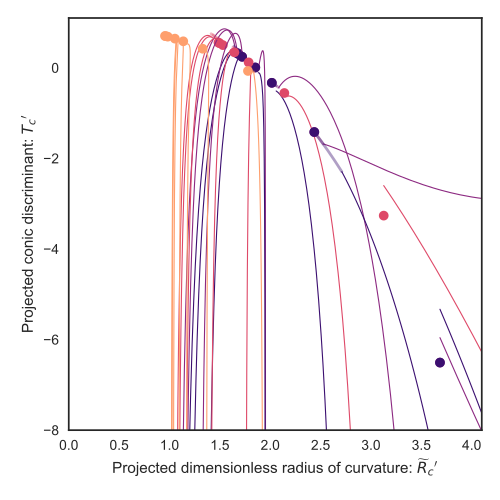

Generate this figure with Python:
import sys
import numpy as np
from matplotlib import pyplot as plt
import matplotlib.ticker
import seaborn as sns
import conic_parameters

plotfile = sys.argv[0].replace('.py', '.pdf')

sns.set_style('white')
fig, ax = plt.subplots(figsize=(5, 5))
fig2, ax2 = plt.subplots(figsize=(5, 5))

inc = np.linspace(0.0, 0.5*np.pi, 500, endpoint=False)
inc_deg = np.degrees(inc)


XI_LIST = [None, 1.0, 0.8, 0.4]
BETA_LIST = [0.3, 0.1, 0.03, 0.01, 0.001, 0.0001, 0.00001]
nxi, nbeta = len(XI_LIST), len(BETA_LIST)

dashes_solid = []
dashes_dashed = [3, 2]
dashes_dotted = [1, 2]
dashes_dot_dashed = [1, 2, 4, 2]
dashes_triple_dot_dashed = [1, 2, 1, 2, 1, 2, 4, 2]
dashes_styles = [dashes_solid, dashes_dashed, dashes_dotted,
                 dashes_dot_dashed, dashes_triple_dot_dashed,
                 dashes_solid, dashes_solid]

cols = sns.color_palette('magma', n_colors=nxi)


for beta, dashes in list(zip(BETA_LIST, dashes_styles))[::-1]:
    for xi, col in list(zip(XI_LIST, cols))[::-1]:

        # Fit to head and analytic fit to fit to tail
        ht = conic_parameters.HeadTail(beta, xi=xi, xmin=0.0, method='analytic fit')

        # Parameters for head conic
        T_h = ht.sig_h*ht.tau_h**2
        tilde_Rc_h = ht.A_h
        R0_h = 1.0
        R90_h = ht.R90

        # Parameters for tail conic
        T_t = -ht.tau_t**2
        R0_t = ht.x0_t - ht.a_t
        # Equation E from notes
        tilde_Rc_t = np.abs(T_t)*ht.a_t/R0_t
        R90_t = R0_t * np.sqrt(2*tilde_Rc_t - T_t)
        T_combine = 2*tilde_Rc_h - (R90_t / R0_h)**2

        # Projected head quantities as functions of inc
        f_h = np.sqrt(1.0 + T_h * np.tan(inc)**2)
        tilde_Rc_h_prime = tilde_Rc_h / (
            np.cos(inc)**2 * f_h * (
                1.0 + (tilde_Rc_h / T_h) * (f_h - 1.0) 
            )
        )
        T_h_prime = T_h / (np.cos(inc)**2 * f_h**2)
        R0_h_prime = R0_h * np.cos(inc) * (
            1.0 + (tilde_Rc_h / T_h) * (f_h - 1.0)
        )
        R90_h_prime = R0_h_prime * np.sqrt(2*tilde_Rc_h_prime - T_h_prime)

        # Projected tail quantities as functions of inc
        f_t = np.sqrt(1.0 + T_t * np.tan(inc)**2)
        # Equation B from notes
        T_t_prime = T_t / f_t**2 / np.cos(inc)**2
        # Equation D from notes
        R0_t_prime = R0_t * np.cos(inc) * (
            1.0 + (tilde_Rc_t / T_t) * (f_t - 1.0)
        )
        # Equation C from notes
        tilde_Rc_t_prime = tilde_Rc_t / (
            np.cos(inc)**2 * f_t * (
                1.0 + (tilde_Rc_t / T_t) * (f_t - 1.0) 
            )
        )
        # Equation A from notes
        R90_t_prime = R0_t_prime * np.sqrt(2*tilde_Rc_t_prime - T_t_prime)

        # Finally, the combined discriminant (equation F from notes)
        T_combine_prime = 2*tilde_Rc_h_prime - (R90_t_prime / R0_h_prime)**2

        # if Rc == 1.0:
        #     label = fr'$\xi = {xi:.1f}$'
        # else:
        #     label = None
        xilabel = 'CRW' if xi is None else fr'$\xi = {xi:.1f}$'
        betalabel = fr'$\beta = {beta:.5f}$'
        label = f'{xilabel} {betalabel}'

        # Find minimum difference between head and tail values of R90
        dR = np.abs(R90_h_prime - R90_t_prime)
        mm = np.isfinite(dR)
        i0 = np.argmin(dR[mm])


        # Masks for high and low inclinations (overlapping range)
        mlo = inc_deg <= inc_deg[i0]
        mhi = inc_deg >= inc_deg[i0]
        # Ensure that LOS is not inside the tail cone
        mhi = mhi & (inc < 0.5*np.pi - ht.theta_t)
        # Plot the head discriminant for low inclinations
        ax.plot(tilde_Rc_h_prime[mlo], T_h_prime[mlo],
                c=col, label=label, lw=2, alpha=0.4)
        # Put a dot at the i=0 case
        ax.plot([tilde_Rc_h], [T_h], 'o', c=col)
        # Plot the combined discriminant for high inclinations
        ax.plot(tilde_Rc_h_prime[mhi], T_combine_prime[mhi],
                c=col, label=None, lw=0.8, alpha=1.0)
        #ax.plot([tilde_Rc_h], [T_combine], '.', c=col)

        ax2.plot(inc_deg, R90_h_prime,
                 c=col, dashes=dashes, label=label, lw=2, alpha=0.4)
        ax2.plot(inc_deg, R90_t_prime,
                 c=col, dashes=dashes, label=None, lw=0.8, alpha=1.0)
        ax2.plot([inc_deg[i0]], [R90_t_prime[i0]], 'o', c=col)


#ax.legend(ncol=1, fontsize='xx-small', frameon=True)
ax.set(
    yscale='linear',
    xscale='linear',
    xlim=[0.0, 4.1],
    ylim=[-8.0, 1.1],
#    ylim=[-3.0, 1.1],
    xlabel=r"Projected dimensionless radius of curvature: $\widetilde{R}_{c}{}'$",
    ylabel=r"Projected conic discriminant: $T_c{}'$",
)        


fig.tight_layout()
fig.savefig(plotfile)
print(plotfile, end='')

ax2.legend(ncol=3, fontsize='xx-small', frameon=True)
ax2.set(
    yscale='linear',
    xscale='linear',
    xlim=[0.0, 90.0],
    ylim=[0.0, 6.0],
#    ylim=[-3.0, 1.1],
    xlabel=r"Inclination angle, degrees",
    ylabel=r"Projected perpendicular radius: $R_{90}'$",
)        

fig2.tight_layout()
fig2.savefig(plotfile.replace('Tc-vs-Rc', 'R90-vs-i'))
